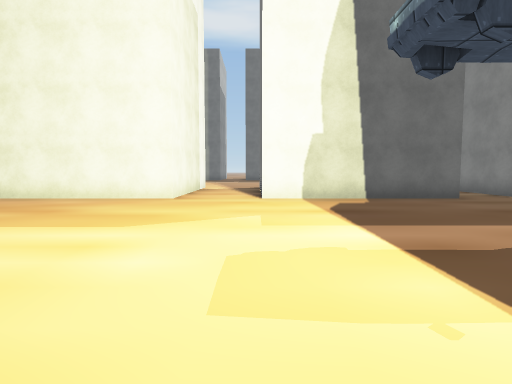
[1] (above)

24 first-person views from a walk through a 3-D level made in the Unity game engine. The camera is 1.4 m above the floor, tilts 4° down and sees 80° across. The floor is counted in squares, 2 m on a side. Each view is taken from the middle of a square. On the plan, view 1 faces up. The plan holds only what a view shows up to about 10 squares ahead; the rest is blank. The place goes on beyond the plan. Some surface patterns are stand-ins.

[2]
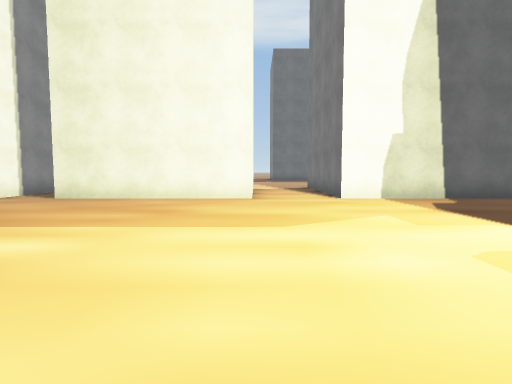

[3]
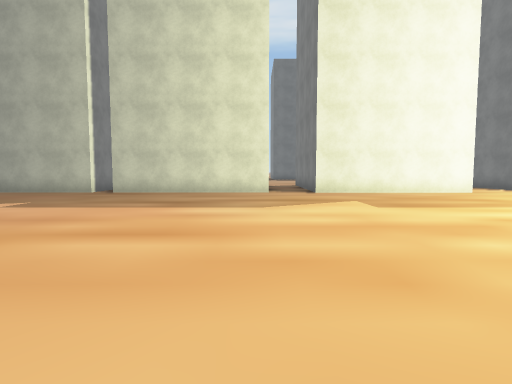

[4]
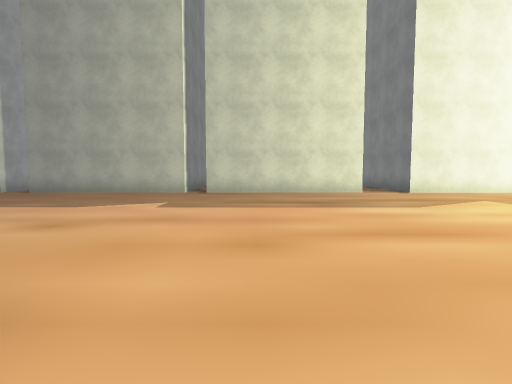

[5]
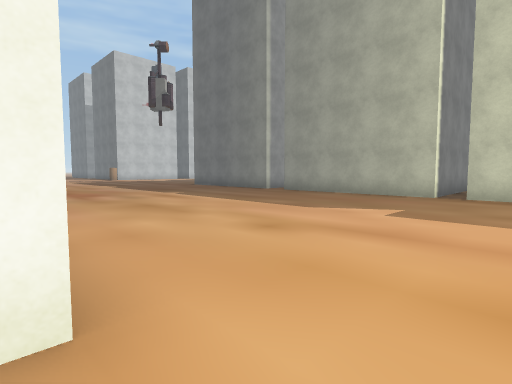

[6]
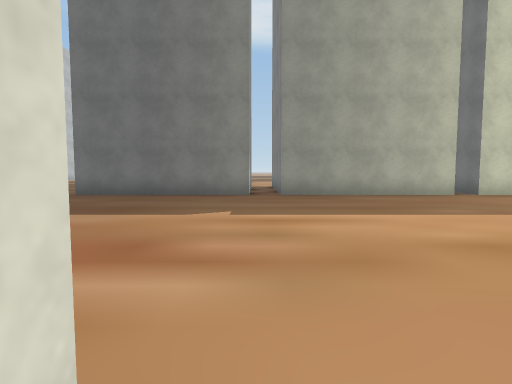

[7]
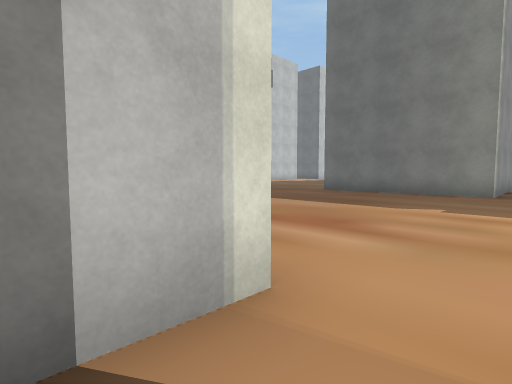

[8]
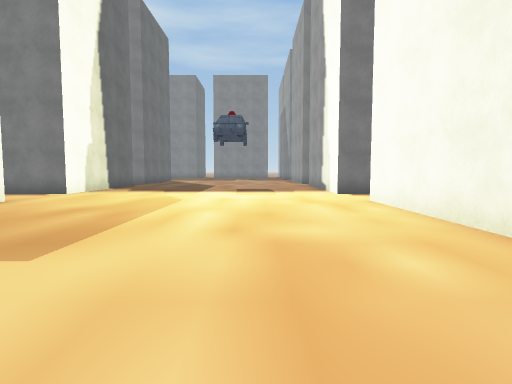

[9]
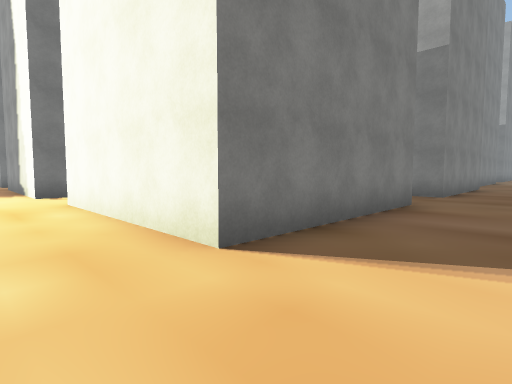

[10]
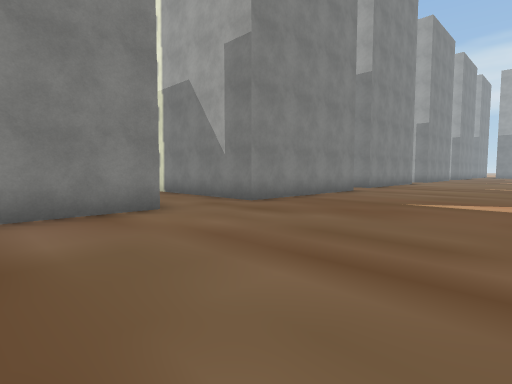

[11]
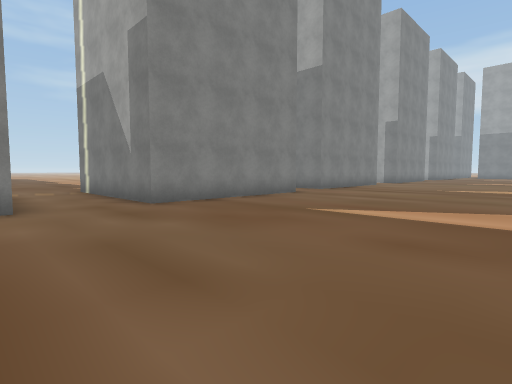

[12]
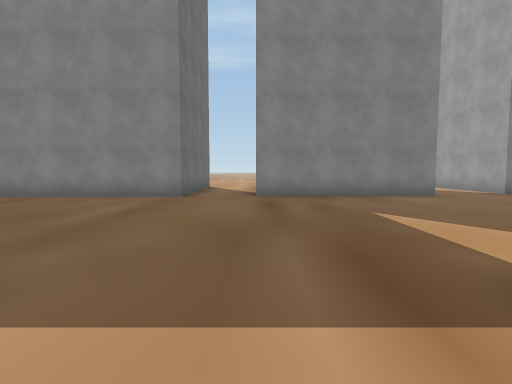

[13]
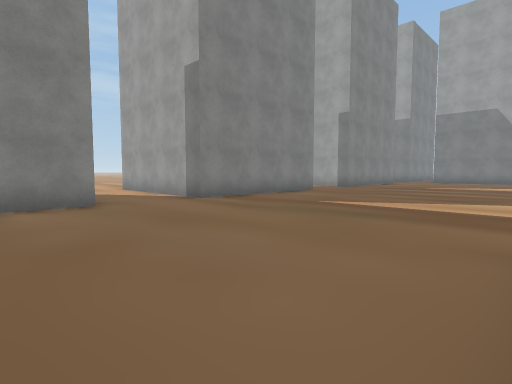

[14]
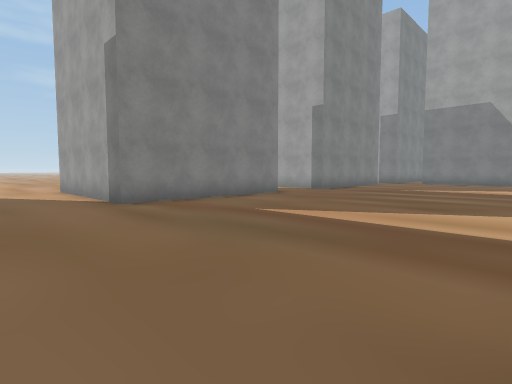

[15]
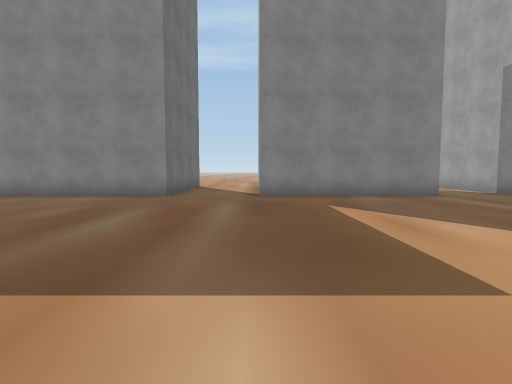

[16]
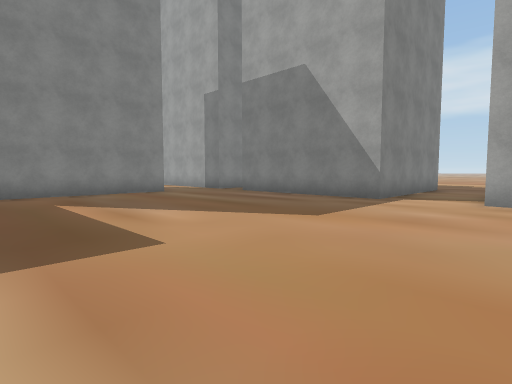

[17]
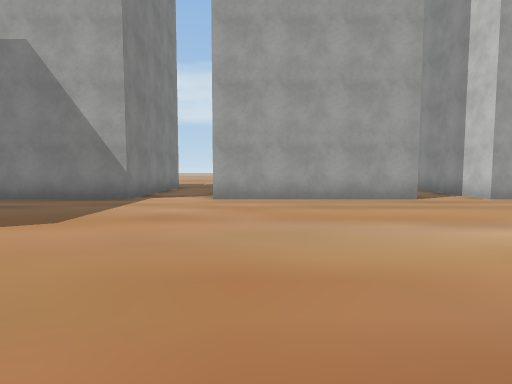

[18]
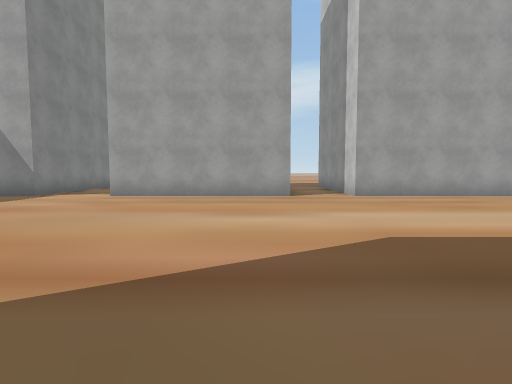

[19]
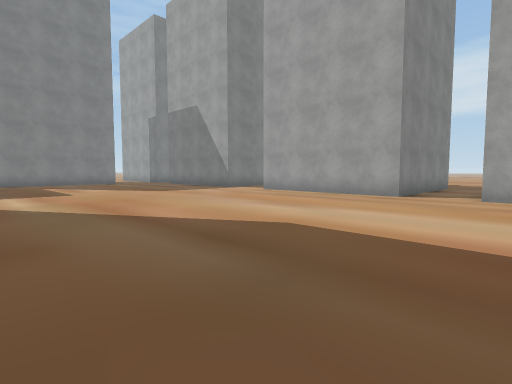

[20]
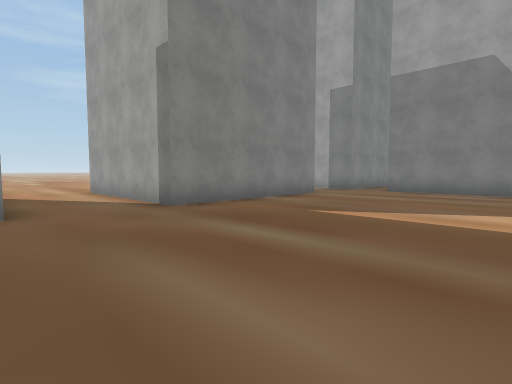

[21]
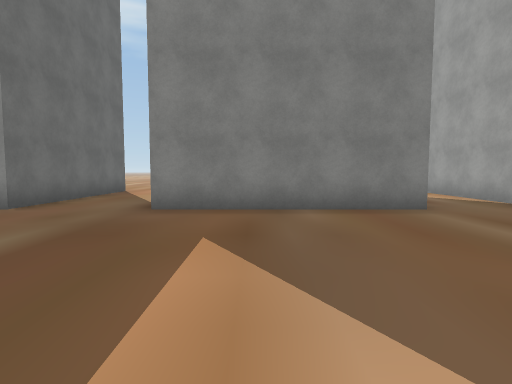

[22]
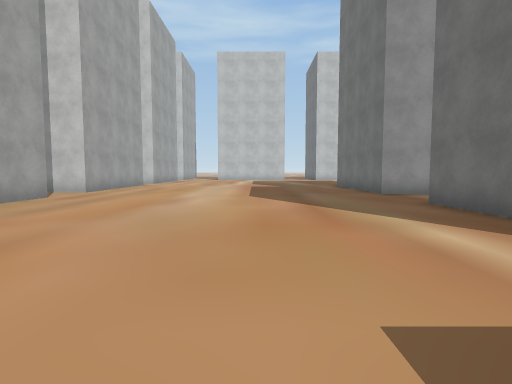

[23]
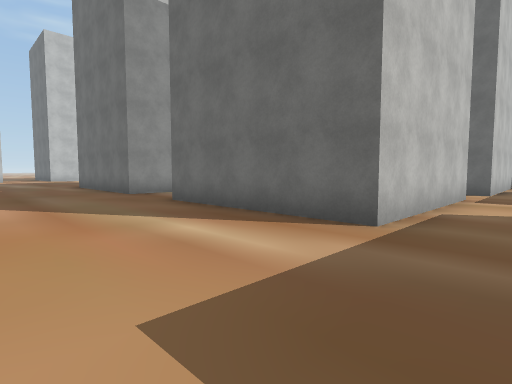

[24]
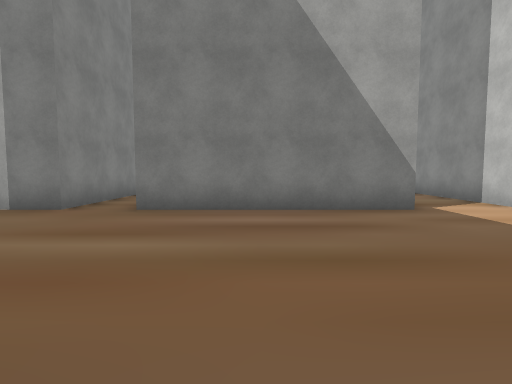

### Floor plan
Points are (right, up) in squares from view 1. A wall is a line through its corners. A room is listed if a view was taken in it or the views show most of it. See-through windows are left out.
Room 1 (views 1, 2, 3, 4, 5, 8, 9, 10, 11, 12, 13, 14, 15, 16, 17, 18, 19, 20, 21, 22, 23, 24)
walls: (-5, -13) (-6.9, -13) (-6.9, -8) (-1.8, -8); (-13.4, -19.1) (-13.4, -21.6); (-6.9, -5.8) (-6.9, -0.7) (-1.8, -0.7); (-6.5, -20.1) (-6.5, -15); (-13.6, -23.2) (-13.6, -28.2) (-18.6, -28.2); (0.1, -0.5) (3.8, -0.5); (-2, -27.5) (-6.5, -27.5) (-6.5, -22.5) (-1.5, -22.5); (-21.1, -26.8) (-21.1, -28.2) (-22.5, -28.2); (-6.5, -35.1) (-6.5, -30.1) (-1.5, -30.1); (-8.6, 10) (-8.6, 7.8) (-13.6, 7.8) (-13.6, 8.9); (-14.3, 10.5) (-14.3, 7.8) (-19.3, 7.8) (-19.3, 8.9); (-2.1, 10) (-2.1, 7.8) (-7.1, 7.8); (-15, -37.9) (-15, -41.5); (-20.2, 10.5) (-20.2, 7.8) (-23.5, 7.8); (5.2, 7.8) (0.1, 7.8) (0.1, 10); (-23.5, -37.5) (-21.8, -37.5) (-21.8, -40); (-12.9, -41) (-12.9, -37.5) (-7.8, -37.5); (-6.5, -40.9) (-6.5, -37.5) (-2.2, -37.5); (-20, -40.1) (-20, -37.5) (-14.9, -37.5)
ways out: opening at (-19.5, -1) to room 2; opening at (-14, -22.5); opening at (-1.5, -28.5); opening at (-1.5, -21.5); opening at (-1.5, -6.5); opening at (-0.5, 0)
Room 2 (views 6, 7)
walls: (-20.2, -0.6) (-20.2, -2)
ways out: opening at (-19.5, -1) to room 1

Where each view was taken, in squares from view 1:
view 1: 0 up, 0 right, facing up
view 2: 0 up, 2 left, facing up
view 3: 2 down, 9 left, facing up
view 4: 2 down, 12 left, facing up
view 5: 1 down, 12 left, facing up-left
view 6: 1 down, 20 left, facing up
view 7: 2 down, 19 left, facing up-left
view 8: 2 up, 9 left, facing right
view 9: 1 up, 9 left, facing down-right
view 10: 3 down, 12 left, facing down-right
view 11: 5 down, 13 left, facing down-right
view 12: 15 down, 15 left, facing right
view 13: 18 down, 13 left, facing down-right
view 14: 20 down, 13 left, facing down-right
view 15: 30 down, 15 left, facing right
view 16: 30 down, 16 left, facing down-right
view 17: 30 down, 16 left, facing down
view 18: 29 down, 19 left, facing down
view 19: 29 down, 23 left, facing down-right
view 20: 27 down, 12 left, facing down-right
view 21: 32 down, 12 left, facing right
view 22: 32 down, 12 left, facing left
view 23: 32 down, 12 left, facing up-left
view 24: 32 down, 10 left, facing down
